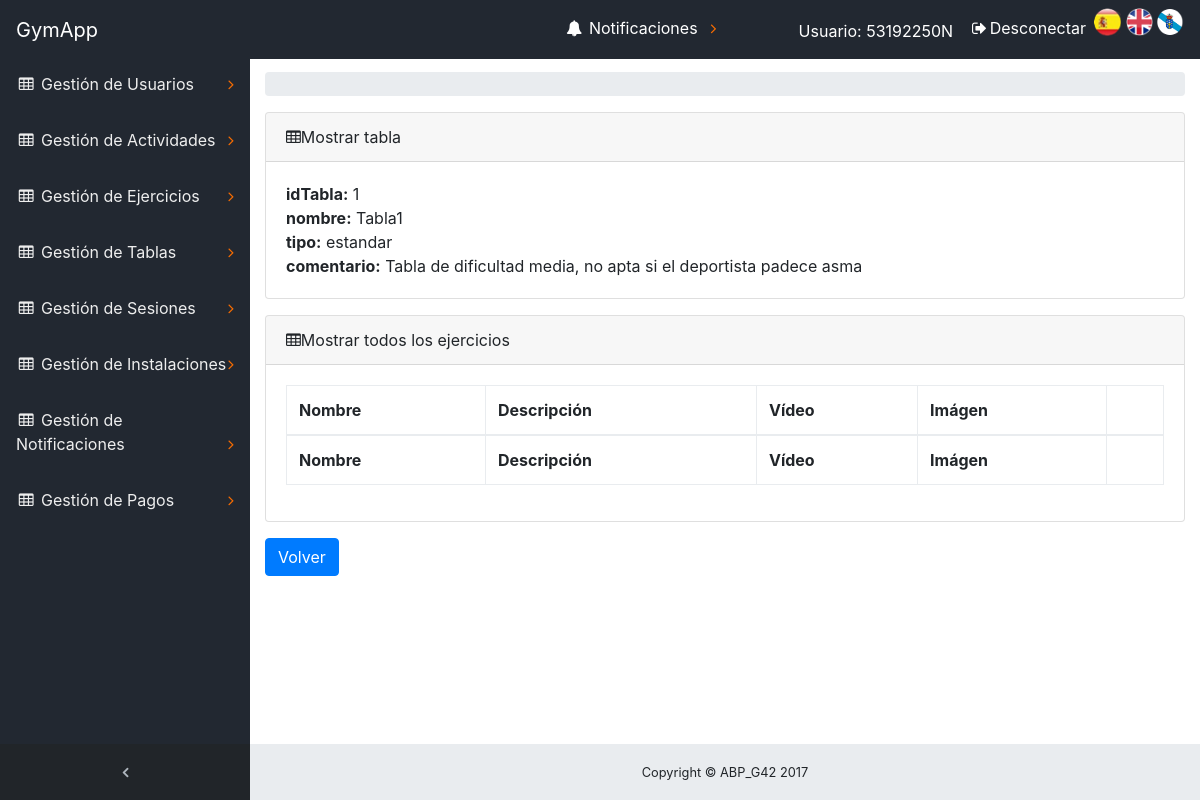
The page /ABP/index.php?controller=Tabla&action=TablaView&idTabla=1 (signed in) on the database as committed earlier.
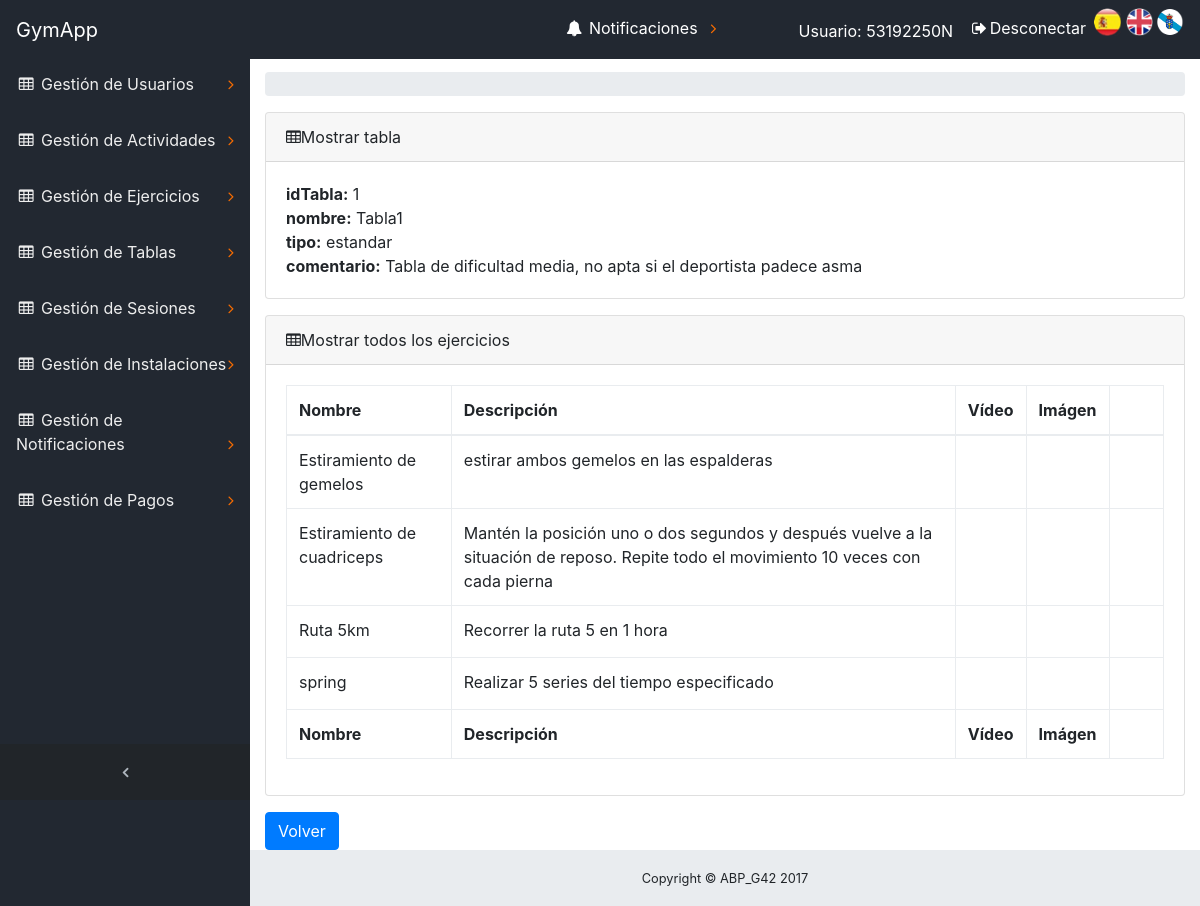
The same page on the database as committed later.
### tables this page shows
CREATE TABLE `ejercicio` (
  `idEjercicio` bigint(20) NOT NULL,
  `nombre` varchar(60) DEFAULT NULL,
  `descripcion` text,
  `video` binary(1) DEFAULT NULL,
  `imagen` binary(1) DEFAULT NULL
);

### ABP/core/ViewManager.php (called while the page is built, shortened)
<?php
class ViewManager {
	private $variables = array();
	public function setVariable($varname, $value, $flash=false) {
		$this->variables[$varname] = $value;
	}
	public function getVariable($varname, $default=NULL) {
		if (!isset($this->variables[$varname])) {
			return $default;
		}
		return $this->variables[$varname];
	}
	public function render($controller, $viewname) {
		include(__DIR__ . "/../view/$controller/$viewname.php");
	}
	private static $viewmanager_singleton = NULL;
	public static function getInstance() {
		if (self::$viewmanager_singleton == null) {
			self::$viewmanager_singleton = new ViewManager();
		}
		return self::$viewmanager_singleton;
	}
}

### ABP/controller/TablaController.php (called while the page is built, shortened)
<?php
require_once(__DIR__."/../core/ViewManager.php");
require_once(__DIR__ . "/../model/TablaMapper.php");
class TablaController extends BaseController
{
    private $tablaMapper;
    public function __construct() {
        $this->tablaMapper = new TablaMapper();
    }
    public function TablaView()
    {
        $idTabla = $_GET["idTabla"];
        $tabla = $this->tablaMapper->findTablaById($idTabla);
        $ejercicios = $this->tablaMapper->findEjerciciosById($idTabla);
        $this->view->setVariable("tabla", $tabla);
        $this->view->setVariable("ejercicios", $ejercicios);
        $this->view->render("tabla", "tablaSHOWCURRENT");
    }
}
?>

### ABP/index.php (called while the page is built, shortened)
<?php
function run() {
	try {
		$controller = loadController($_GET["controller"]);
		$actionName = $_GET["action"];
		$controller->$actionName();
	} catch(Exception $ex) {
		die("An exception occured!!!!!".$ex->getMessage());
	}
}
function loadController($controllerName) {
	return new $controllerClassName();
}
run();
?>

### ABP/core/I18n.php (called while the page is built, shortened)
<?php
class I18n {
	private $messages;
	public function setLanguage($language) {
		$this->messages = $i18n_messages;
	}
	public function i18n($key) {
		if (isset($this->messages[$key])){
			return $this->messages[$key];
		}else{
			return $key;
		}
	}
	private static $i18n_singleton = null;
	public static function getInstance() {
		if (self::$i18n_singleton == NULL) {
			self::$i18n_singleton = new I18n();
		}
		return self::$i18n_singleton;
	}
}
function i18n($key) {
	return I18n::getInstance()->i18n($key);
}

### ABP/view/messages/messages_es.php (called while the page is built)
<?php
    $i18n_messages = array(
    	'Nombre'=> 'Nombre',
    	'Asunto' => 'Asunto',
    	'contenido' => 'contenido',
    	'nombre' => 'nombre',
    	'El atributo '=>'El atributo ',
    	' no puede ser vacío' => ' no puede ser vacío',
    	'Longitud incorrecta. El atributo ' => 'Longitud incorrecta. El atributo ',
    	' debe tener una longitud máxima de '=>' debe tener una longitud máxima de ',
    	' y tiene '=>' y tiene ',
    	'El atributo no sigue el formato correcto. Pruebe example@example.com' => 'El atributo no sigue el formato correcto. Pruebe example@example.com',
    	' contiene caracteres no alfabéticos'=>' contiene caracteres no alfabéticos',
    	' no esta comprendido en ['=>' no esta comprendido en [',
    	' no puede tener mas de ' => ' no puede tener mas de ',
    	'decimales'=>'decimales',
    	' no tiene 8 números seguidos de una letra: FORMATO INCORRECTO!!!'=>' no tiene 8 números seguidos de una letra: FORMATO INCORRECTO!!!',
    	'La letra del DNI no es correcta'=>'La letra del DNI no es correcta',
    	' no tiene un formato válido de telefeno.'=>' no tiene un formato válido de telefeno.',
    	' debe estar compuesto únicamente por digitos.'=>' debe estar compuesto únicamente por digitos.',
        'precio' => 'precio',
        ': activar para ordenar columna ascendentemente'=>': activar para ordenar columna ascendentemente',
        ': activar para ordenar columna descendentemente'=>': activar para ordenar columna descendentemente',
        'Primero' => 'Primero',
        'Último'=>'Último',
        'Siguiente'=>'Siguiente',
        'Anterior'=>'Anterior',
        'Tabla sin datos'=>'Tabla sin datos',
        'Mostrando _START_ a _END_ de _TOTAL_ elementos'=>'Mostrando _START_ a _END_ de _TOTAL_ elementos',
        'Mostrando 0 a 0 de 0 elementos'=>'Mostrando 0 a 0 de 0 elementos',
        '(filtrados de _MAX_ elementos totales)'=>'(filtrados de _MAX_ elementos totales)',
        'Mostrar _MENU_ elementos'=>'Mostrar _MENU_ elementos',
        'Cargando...'=>'Cargando...',
        'Procesando...'=>'Procesando...',
        'Buscar:'=>'Buscar:',
        'No se encontró nada'=>'No se encontró nada',
        'dni' => 'dni',
        'contraseña' => 'contraseña'
    );
?>

### ABP/model/Ejercicio.php (called while the page is built, shortened)
<?php
class Ejercicio
{
    private $idEjercicio;
    private $nombre;
    private $descripcion;
    function __construct($idEjercicio=NULL,$nombre=NULL,$descripcion=NULL,$video=NULL,$imagen=NULL){
    	$this->idEjercicio = $idEjercicio;
        $this->nombre = $nombre;
        $this->descripcion = $descripcion;
}
	public function getIdEjercicio(){
		return $this->idEjercicio;
	}
	public function getNombre(){
		return $this->nombre;
	}
	public function getDescripcion(){
		return $this->descripcion;
	}
}
?>

### ABP/model/TablaMapper.php (called while the page is built, shortened)
<?php
require_once(__DIR__."/../core/Access_DB.php");
Class TablaMapper
{
    protected $db;
    public function __construct()
    {
        $this->db=PDOConnection::getInstance();
    }
    public function findTablaById($idTabla)
    {
        $stmt = $this->db->prepare("SELECT * FROM tabla WHERE idTabla=?");
        $stmt->execute(array($idTabla));
        $tabla = $stmt->fetch(PDO::FETCH_ASSOC);
        if($tabla != null)
         {
            return new Tabla($tabla["idTabla"],$tabla["tipo"],$tabla["comentario"],$tabla["nombre"]);
        }else
        {
            return NULL;
        }
    }
    public function findEjerciciosById($idTabla)
    {
        $stmt = $this->db->prepare("SELECT idEjercicio FROM tabla_ejercicios WHERE idTabla=?");
        $stmt->execute(array($idTabla));
        $ejercicios_db = $stmt->fetchAll(PDO::FETCH_ASSOC);
        $tabla_ejercicios= array();
        if($ejercicios_db != null)
        {
            foreach($ejercicios_db as $ejercicio_db)
            {
                $stmt = $this->db->prepare("SELECT * FROM ejercicio WHERE idEjercicio=?");
                $stmt->execute(array($ejercicio_db['idEjercicio']));
                $ejercicio_db = $stmt->fetch(PDO::FETCH_ASSOC);
                $ejercicio = new Ejercicio($ejercicio_db["idEjercicio"],$ejercicio_db["nombre"],$ejercicio_db["descripcion"],$ejercicio_db["video"],$ejercicio_db["imagen"]);
                array_push($tabla_ejercicios, $ejercicio);
            }
        }
        return $tabla_ejercicios;
        }
}
?>

### ABP/core/Access_DB.php (called while the page is built, shortened)
<?php
class PDOConnection {
	private static $db_singleton = null;
	public static function getInstance() {
		if (self::$db_singleton == null) {
			self::$db_singleton = new PDO(
			"mysql:host=".HOST.";dbname=".DB.";charset=utf8",
			USER,
			PASS,
			array(
				PDO::ATTR_EMULATE_PREPARES => false,
				PDO::ATTR_ERRMODE => PDO::ERRMODE_EXCEPTION)
			);
		}
		return self::$db_singleton;
	}
}
?>

### ABP/view/tabla/tablaSHOWCURRENT.php (the view, shortened to what the changed rows need)
<?php
require_once(__DIR__."/../../core/ViewManager.php");
    $view = ViewManager::getInstance();
    $ejercicios = $view->getVariable("ejercicios");
?>
<div class="content-wrapper">
    <div class="container-fluid">
        <div class="card mb-3">
            <div class="card-body">
                <div class="table-responsive">
                    <table class="table table-bordered" id="dataTable" width="100%" cellspacing="0" >
                        <thead>
                            <tr>
                                <th><?= i18n("Nombre") ?></th>
                                <th><?= i18n("Descripción") ?></th>
                                <th><?= i18n("Vídeo") ?></th>
                                <th><?= i18n("Imágen") ?></th>
                                <th></th>
                            </tr>
                        </thead>
                        <tfoot>
                            <tr>
                                <th><?= i18n("Nombre") ?></th>
                                <th><?= i18n("Descripción") ?></th>
                                <th><?= i18n("Vídeo") ?></th>
                                <th><?= i18n("Imágen") ?></th>
                                <th></th>
                            </tr>
                        </tfoot>
                        <tbody>
<?php
                        foreach($ejercicios as $ejercicio)
                        {
?>
                            <tr>
                                <td><?php echo $ejercicio->getNombre(); ?></td>
                                <td><?php echo $ejercicio->getDescripcion(); ?></td>
                                <td><?php echo $ejercicio->getVideo(); ?></td>
                                <td><?php echo $ejercicio->getImagen(); ?></td>
                                <td>
                                    <a target="_blank" onclick="window.open(this.href, this.target, 'width=500,height=400'); return false;" href='./index.php?controller=Tabla&amp;action=TablaADD&amp;idEjercicio=<?php echo $ejercicio->getIdEjercicio();?>'><span id="icon-ver" class="icon-eye-plus"></span>
                                    </a>
                                </td>
                            </tr>
<?php
                        }
?>
                        </tbody>
                    </table>
                </div>
            </div>
        </div>
    </div>
</div>

Rows that differ between the two databases and show on the page:
added ejercicio: nombre "Estiramiento de gemelos", descripcion "estirar ambos gemelos en las espalderas"
added ejercicio: nombre "Estiramiento de cuadriceps", descripcion "Mantén la posición uno o dos segundos y después vuelve a la situación de reposo. Repite todo el movimiento 10 veces con cada pierna"
added ejercicio: nombre "Ruta 5km", descripcion "Recorrer la ruta 5 en 1 hora"
added ejercicio: nombre "spring", descripcion "Realizar 5 series del tiempo especificado"
